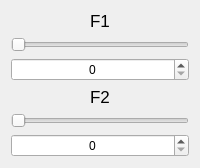
                <widget class="QWidget" name="page_3R_bandpass">
                 <layout class="QVBoxLayout" name="verticalLayout_22">
                  <item>
                   <layout class="QVBoxLayout" name="verticalLayout_21">
                    <item>
                     <widget class="QLabel" name="label_18">
                      <property name="font">
                       <font>
                        <pointsize>13</pointsize>
                       </font>
                      </property>
                      <property name="text">
                       <string>F1</string>
                      </property>
                      <property name="alignment">
                       <set>Qt::AlignBottom|Qt::AlignHCenter</set>
                      </property>
                     </widget>
                    </item>
                    <item>
                     <widget class="QSlider" name="horizontalSlider_3R_bandpass_setF1">
                      <property name="orientation">
                       <enum>Qt::Horizontal</enum>
                      </property>
                     </widget>
                    </item>
                    <item>
                     <widget class="QSpinBox" name="spinBox_3R_bandpass_showF1">
                      <property name="alignment">
                       <set>Qt::AlignCenter</set>
                      </property>
                     </widget>
                    </item>
                    <item>
                     <widget class="QLabel" name="label_20">
                      <property name="font">
                       <font>
                        <pointsize>13</pointsize>
                       </font>
                      </property>
                      <property name="text">
                       <string>F2</string>
                      </property>
                      <property name="alignment">
                       <set>Qt::AlignBottom|Qt::AlignHCenter</set>
                      </property>
                     </widget>
                    </item>
                    <item>
                     <widget class="QSlider" name="horizontalSlider_3R_bandpass_setF2">
                      <property name="orientation">
                       <enum>Qt::Horizontal</enum>
                      </property>
                     </widget>
                    </item>
                    <item>
                     <widget class="QSpinBox" name="spinBox_3R_bandpass_showF2">
                      <property name="alignment">
                       <set>Qt::AlignCenter</set>
                      </property>
                     </widget>
                    </item>
                   </layout>
                  </item>
                 </layout>
                </widget>
